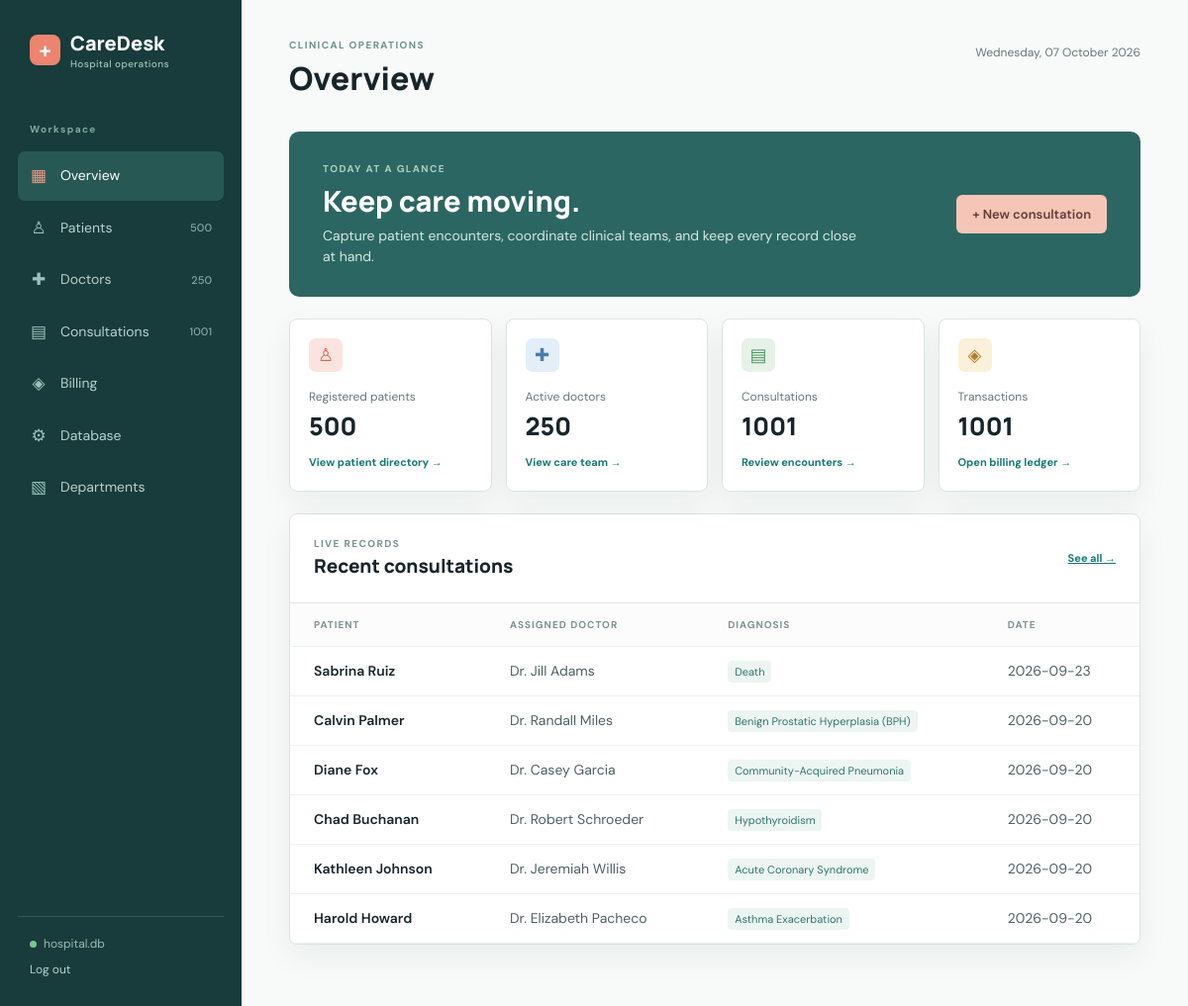
The page / (signed in) on the database as committed earlier.
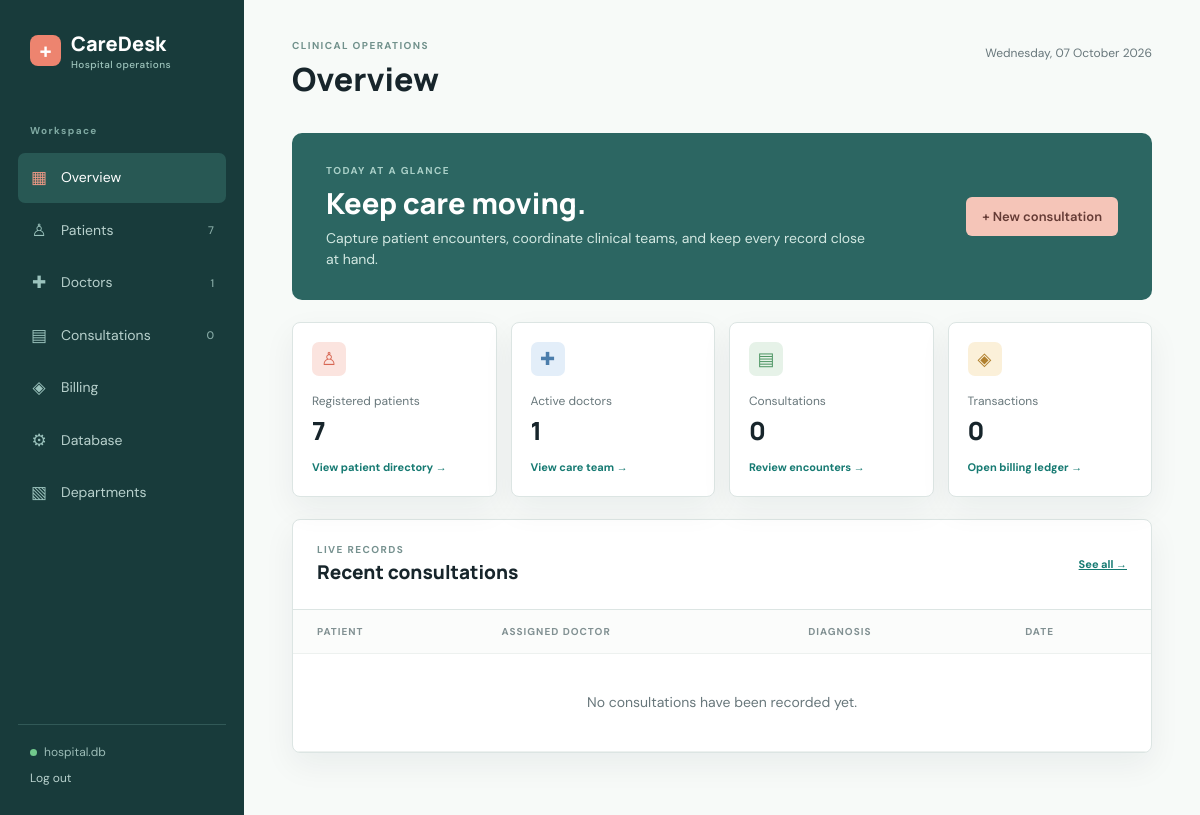
The same page on the database as committed later.
### tables this page shows
CREATE TABLE "Consultation" (
    "ID"        INTEGER PRIMARY KEY AUTOINCREMENT,
    "PatientID" INTEGER NOT NULL,
    "DoctorID"  INTEGER NOT NULL,
    "Diagnosis" TEXT,
    "Medicine"  TEXT,
    "TestType"  INTEGER,
    "DateTime"  TEXT NOT NULL DEFAULT CURRENT_TIMESTAMP,
    FOREIGN KEY ("PatientID") REFERENCES "Patient"("ID") ON DELETE CASCADE,
    FOREIGN KEY ("DoctorID") REFERENCES "Doctor"("ID") ON DELETE RESTRICT
);

CREATE TABLE "Patient" (
    "ID"         INTEGER PRIMARY KEY AUTOINCREMENT,
    "Name"       TEXT NOT NULL,
    "City"       TEXT NOT NULL,
    "PhoneNo"    TEXT NOT NULL UNIQUE,
    "Street"     TEXT,
    "Pincode"    INTEGER NOT NULL,
    "birthdate"  TEXT
);

CREATE TABLE "Doctor" (
    "ID"         INTEGER PRIMARY KEY AUTOINCREMENT,
    "Name"       TEXT NOT NULL,
    "Type"       TEXT,
    "Email"      TEXT NOT NULL UNIQUE,
    "PhoneNo"    TEXT NOT NULL UNIQUE,
    "birthdate"  TEXT,
    "Department" INTEGER,
    "Salary"     INTEGER NOT NULL DEFAULT 10000 CHECK("Salary" > 1000),
    FOREIGN KEY ("Department") REFERENCES "Department"("ID")
);

### app.py (the view)
@app.route("/")
def dashboard():
    stats = {
        "patients": fetch_one('SELECT COUNT(*) AS count FROM "Patient"')["count"],
        "doctors": fetch_one('SELECT COUNT(*) AS count FROM "Doctor"')["count"],
        "consultations": fetch_one('SELECT COUNT(*) AS count FROM "Consultation"')["count"],
        "billing": fetch_one('SELECT COUNT(*) AS count FROM "Billing"')["count"],
    }
    recent = fetch_all(
        '''SELECT c."ID", c."DateTime", c."Diagnosis", p."Name" AS patient,
                  d."Name" AS doctor
           FROM "Consultation" c
           JOIN "Patient" p ON p."ID" = c."PatientID"
           JOIN "Doctor" d ON d."ID" = c."DoctorID"
           ORDER BY c."ID" DESC LIMIT 6'''
    )
    return render_template("dashboard.html", stats=stats, recent=recent)

### app.py (called while the page is built, shortened)
@app.before_request
def require_login():
    public_endpoints = {"login", "static"}
    if request.endpoint not in public_endpoints and not session.get("logged_in"):
        return redirect(url_for("login"))

def get_db():
    if "db" not in g:
        g.db = sqlite3.connect(app.config["DATABASE"])
        g.db.row_factory = sqlite3.Row
        g.db.execute("PRAGMA foreign_keys = ON")
    return g.db

def fetch_all(query, parameters=()):
    return get_db().execute(query, parameters).fetchall()

def fetch_one(query, parameters=()):
    return get_db().execute(query, parameters).fetchone()

@app.context_processor
def inject_navigation_counts():
    return {
        "now": datetime.now,
        "database_name": Path(app.config["DATABASE"]).name,
        "nav_counts": {
            "patients": fetch_one('SELECT COUNT(*) AS count FROM "Patient"')["count"],
            "doctors": fetch_one('SELECT COUNT(*) AS count FROM "Doctor"')["count"],
            "consultations": fetch_one('SELECT COUNT(*) AS count FROM "Consultation"')["count"],
        }
    }

### templates/dashboard.html
{% extends 'base.html' %}
{% block title %}Overview{% endblock %}{% block heading %}Overview{% endblock %}
{% block content %}
<section class="welcome">
  <div>
    <p class="eyebrow">TODAY AT A GLANCE</p>
    <h2>Keep care moving.</h2>
    <p>Capture patient encounters, coordinate clinical teams, and keep every record close at hand.</p>
  </div><a class="button light-button" href="{{ url_for('new_consultation') }}">+ New consultation</a>
</section>
<section class="stats-grid">
  <a class="stat-card" href="{{ url_for('patients') }}"><span class="stat-icon coral">♙</span><span
      class="stat-label">Registered patients</span><strong>{{ stats.patients }}</strong><span class="stat-link">View
      patient directory →</span></a>
  <a class="stat-card" href="{{ url_for('doctors') }}"><span class="stat-icon blue">✚</span><span
      class="stat-label">Active doctors</span><strong>{{ stats.doctors }}</strong><span class="stat-link">View care team
      →</span></a>
  <a class="stat-card" href="{{ url_for('consultations') }}"><span class="stat-icon green">▤</span><span
      class="stat-label">Consultations</span><strong>{{ stats.consultations }}</strong><span class="stat-link">Review
      encounters →</span></a>
  <a class="stat-card" href="{{ url_for('billing') }}"><span class="stat-icon gold">◈</span><span
      class="stat-label">Transactions</span><strong>{{ stats.billing }}</strong><span class="stat-link">Open billing
      ledger →</span></a>
</section>
<section class="panel">
  <div class="panel-heading">
    <div>
      <p class="eyebrow">LIVE RECORDS</p>
      <h2>Recent consultations</h2>
    </div><a class="text-link" href="{{ url_for('consultations') }}">See all →</a>
  </div>
  <div class="table-wrap">
    <table>
      <thead>
        <tr>
          <th>Patient</th>
          <th>Assigned doctor</th>
          <th>Diagnosis</th>
          <th>Date</th>
        </tr>
      </thead>
      <tbody>{% for record in recent %}<tr>
          <td><strong>{{ record.patient }}</strong></td>
          <td>{{ record.doctor }}</td>
          <td><span class="tag">{{ record.Diagnosis or 'General review' }}</span></td>
          <td>{{ record.DateTime[:10] }}</td>
        </tr>{% else %}<tr>
          <td colspan="4" class="empty">No consultations have been recorded yet.</td>
        </tr>{% endfor %}</tbody>
    </table>
  </div>
</section>
{% endblock %}

Rows that differ between the two databases and show on the page:
removed Consultation: patient "Sabrina Ruiz", doctor "Dr. Jill Adams", Diagnosis "Death", DateTime "2026-09-23"
removed Consultation: patient "Calvin Palmer", doctor "Dr. Randall Miles", Diagnosis "Benign Prostatic Hyperplasia (BPH)", DateTime "2026-09-20"
removed Consultation: patient "Diane Fox", doctor "Dr. Casey Garcia", Diagnosis "Community-Acquired Pneumonia", DateTime "2026-09-20"
removed Consultation: patient "Chad Buchanan", doctor "Dr. Robert Schroeder", Diagnosis "Hypothyroidism", DateTime "2026-09-20"
removed Consultation: patient "Kathleen Johnson", doctor "Dr. Jeremiah Willis", Diagnosis "Acute Coronary Syndrome", DateTime "2026-09-20"
removed Consultation: patient "Harold Howard", doctor "Dr. Elizabeth Pacheco", Diagnosis "Asthma Exacerbation", DateTime "2026-09-20"
Other text that changed with them:
{{ nav_counts.patients }}: "500" → "7"
{{ nav_counts.doctors }}: "250" → "1"
{{ nav_counts.consultations }}: "1001" → "0"
{{ stats.patients }}: "500" → "7"
{{ stats.doctors }}: "250" → "1"
{{ stats.consultations }}: "1001" → "0"
{{ stats.billing }}: "1001" → "0"
text now shown: "No consultations have been recorded yet."
